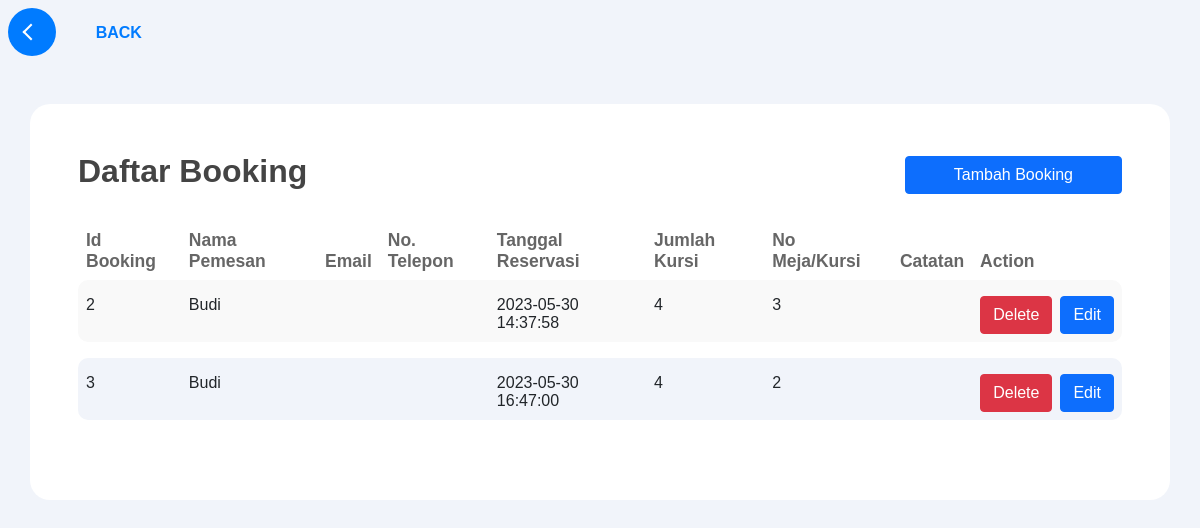
The page /Tampilan_Booking.php on the database as committed earlier.
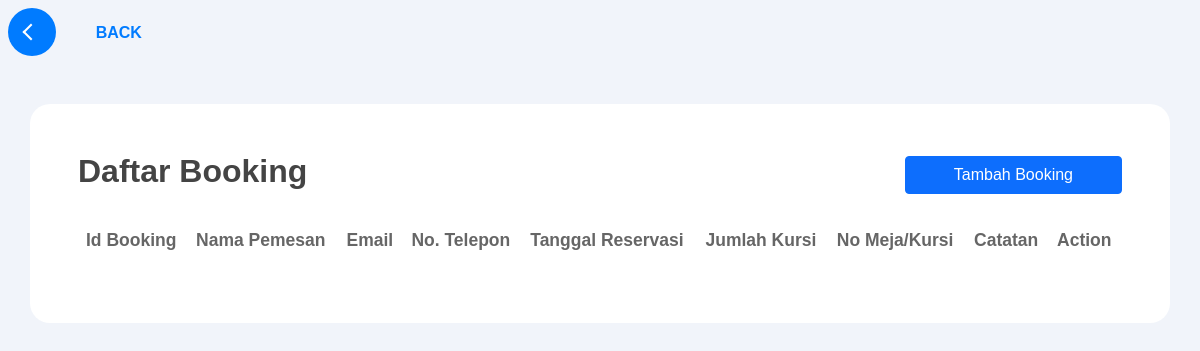
The same page on the database as committed later.
### tables this page shows
CREATE TABLE `booking` (
  `id_booking` int(5) NOT NULL,
  `no_meja_fk` int(2) NOT NULL,
  `nama_dipesan` varchar(50) NOT NULL,
  `kursi_dipesan` int(2) NOT NULL,
  `waktu` datetime NOT NULL
);

### Tampilan_Booking.php (the view, shortened to what this page needs)
<!DOCTYPE html>
<html lang="en">
<head>
    <link rel="stylesheet" href="tampilanB.css">
</head>
<body>
    <button onclick="location.href='index.php'" class="learn-more">
        <span class="circle" aria-hidden="true">
            <span class="icon arrow"></span>
        </span>
        <span class="button-text">Back</span>
    </button>
    <div class="container mt-5 bg-white p-md-5">
        <div class="d-flex justify-content-between align-items-center mb-4">
            <div class="h2 font-weight-bold">Daftar Booking</div>
            <button class="btn btn-primary text-white px-5" onclick="location.href='reservation-1.php'" type="button">
                <i class="fas fa-calendar-plus"></i> Tambah Booking
            </button>
        </div>
        <div class="table-responsive">
            <table class="table">
                <thead>
                    <tr>
                        <th scope="col" class="small">Id Booking</th>
                        <th scope="col" class="small">Nama Pemesan</th>
                        <th scope="col" class="small">Email</th>
                        <th scope="col" class="small">No. Telepon</th>
                        <th scope="col" class="small">Tanggal Reservasi</th>
                        <th scope="col" class="small">Jumlah Kursi</th>
                        <th scope="col" class="small">No Meja/Kursi</th>
                        <th scope="col" class="small">Catatan</th>
                        <th scope="col" class="small">Action</th>
                    </tr>
                </thead>
                <tbody>
                    <?php
                include ('conn.php');
                $no=1;
                $ambildata = $conn->prepare("SELECT * FROM `booking`");
                $ambildata->execute();
                while ($tampil = $ambildata->fetch(PDO::FETCH_ASSOC)) {
                    $row_class = $no % 2 == 0 ? 'even' : 'odd';
                    echo '
                    <tr class="bg-blue '.$row_class.'">
                        <td class="pt-3">'.$tampil['id_booking'].'</td>
                        <td class="pt-3">'.$tampil['nama_dipesan'].'</td>
                        <td class="pt-3">'.$tampil['email'].'</td>
                        <td class="pt-3">'.$tampil['no_telpon'].'</td>
                        <td class="pt-3">'.$tampil['waktu'].'</td>
                        <td class="pt-3">'.$tampil['kursi_dipesan'].'</td>
                        <td class="pt-3">'.$tampil['no_meja_fk'].'</td>
                        <td class="pt-3">'.$tampil['catatan'].'</td>
                        <td class="pt-3 mb-3">
    <div class="d-flex justify-content-end">
        <a class="btn btn-danger
        mr-2" onclick="deleteData('.$tampil['id_booking'].')">Delete</a>
        <a class="btn btn-primary" onclick="editData('.$tampil['id_booking'].')">Edit</a>
    </div>
</td>
                    </tr>
                    <tr style="padding-bottom: 10px;">
                        <td></td>
                    </tr>';
                    $no++;
                    }
                    ?>
                </tbody>
            </table>
        </div>
    </div>
</body>
</html>

Rows that differ between the two databases and show on the page:
removed booking: id_booking "2", nama_dipesan "Budi", waktu "2023-05-30 14:37:58", kursi_dipesan "4", no_meja_fk "3"
removed booking: id_booking "3", nama_dipesan "Budi", waktu "2023-05-30 16:47:00", kursi_dipesan "4", no_meja_fk "2"
